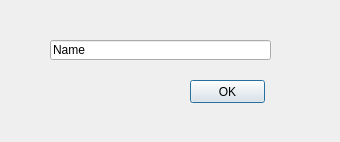
<?xml version="1.0" encoding="UTF-8"?>
<ui version="4.0">
 <class>NewFolder</class>
 <widget class="QDialog" name="NewFolder">
  <property name="geometry">
   <rect>
    <x>0</x>
    <y>0</y>
    <width>340</width>
    <height>142</height>
   </rect>
  </property>
  <property name="windowTitle">
   <string>Dialog</string>
  </property>
  <widget class="QPushButton" name="pushButton">
   <property name="geometry">
    <rect>
     <x>190</x>
     <y>80</y>
     <width>75</width>
     <height>23</height>
    </rect>
   </property>
   <property name="text">
    <string>OK</string>
   </property>
  </widget>
  <widget class="QLineEdit" name="lineEdit">
   <property name="geometry">
    <rect>
     <x>50</x>
     <y>40</y>
     <width>221</width>
     <height>20</height>
    </rect>
   </property>
   <property name="text">
    <string>Name</string>
   </property>
  </widget>
 </widget>
 <resources/>
 <connections/>
</ui>
